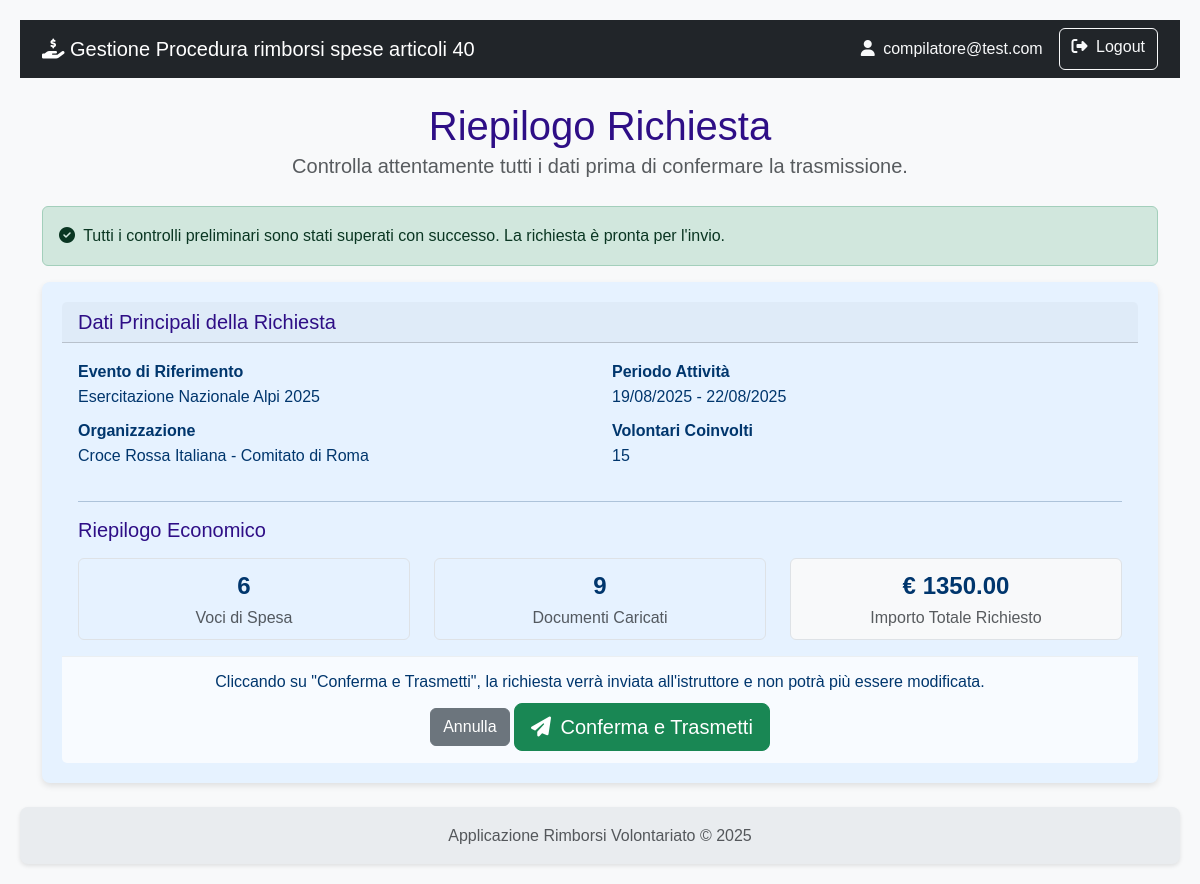
/richiesta/2/controllo (signed in), run on the app's committed database.
### rimborsi/models.py (models this page shows)
class User(db.Model, UserMixin):
    id = db.Column(db.Integer, primary_key=True)
    username = db.Column(db.String(80), nullable=False)
    email = db.Column(db.String(120), nullable=False)
    password_hash = db.Column(db.String(120), nullable=False)
    role = db.Column(db.String(20), nullable=False)
    organizzazioni = db.relationship('Organizzazione', secondary=associazione_utente_organizzazione, back_populates='utenti_compilatori')
    __table_args__ = (
        db.UniqueConstraint('username', name='uq_user_username'),
        db.UniqueConstraint('email', name='uq_user_email'),
    )

class Evento(db.Model):
    id = db.Column(db.Integer, primary_key=True)
    protocollo_attivazione = db.Column(db.String(50), unique=True)
    nome = db.Column(db.String(100), nullable=False)
    descrizione = db.Column(db.Text)
    tipologia = db.Column(db.String(1), nullable=False)
    data_inizio = db.Column(db.Date)
    data_fine = db.Column(db.Date)
    richieste = db.relationship('Richiesta', backref='evento', lazy=True)
    __table_args__ = (db.UniqueConstraint('protocollo_attivazione', name='uq_evento_protocollo_attivazione'),)

class Organizzazione(db.Model):
    id = db.Column(db.Integer, primary_key=True)
    nome = db.Column(db.String(150), nullable=False)
    acronimo = db.Column(db.String(20))
    codice_interno = db.Column(db.String(20)) # Rimosso unique=True
    indirizzo = db.Column(db.String(200))
    mezzi = db.relationship('MezzoAttrezzatura', backref='organizzazione', lazy=True)
    richieste = db.relationship('Richiesta', backref='organizzazione', lazy=True)
    utenti_compilatori = db.relationship('User', secondary=associazione_utente_organizzazione, back_populates='organizzazioni')
    __table_args__ = (db.UniqueConstraint('codice_interno', name='uq_organizzazione_codice_interno'),)

class Richiesta(db.Model):
    id = db.Column(db.Integer, primary_key=True)
    stato = db.Column(db.String(1), default='A', nullable=False)
    esito = db.Column(db.String(1))
    attivita_svolta = db.Column(db.Text)
    data_inizio_attivita = db.Column(db.Date)
    data_fine_attivita = db.Column(db.Date)
    numero_volontari_coinvolti = db.Column(db.Integer)
    data_creazione = db.Column(db.DateTime, default=datetime.utcnow)
    data_invio = db.Column(db.DateTime)
    protocollo_invio = db.Column(db.String(50), nullable=True)
    note_istruttoria = db.Column(db.Text, nullable=True)
    data_fine_istruttoria = db.Column(db.DateTime)
    protocollo_istruttoria = db.Column(db.String(50), nullable=True)
    evento_id = db.Column(db.Integer, db.ForeignKey('evento.id'), nullable=False)
    organizzazione_id = db.Column(db.Integer, db.ForeignKey('organizzazione.id'), nullable=False)
    impieghi = db.relationship('ImpiegoMezzoAttrezzatura', backref='richiesta', lazy=True, cascade="all, delete-orphan")
    spese = db.relationship('Spesa', backref='richiesta', lazy=True, cascade="all, delete-orphan")
    __table_args__ = (
        db.UniqueConstraint('protocollo_invio', name='uq_richiesta_protocollo_invio'),
        db.UniqueConstraint('protocollo_istruttoria', name='uq_richiesta_protocollo_istruttoria'),
    )

### rimborsi/richiesta/routes.py (the view)
@richiesta_bp.route('/<int:richiesta_id>/controllo')
@login_required
def controlla_richiesta(richiesta_id):
    richiesta = Richiesta.query.get_or_404(richiesta_id)
    if not richiesta.spese:
        flash('Errore: Impossibile trasmettere una richiesta senza spese.', 'danger')
        return redirect(url_for('richiesta.dettaglio_richiesta', richiesta_id=richiesta.id))
    for spesa in richiesta.spese:
        ha_giustificativo = any(doc.tipo_documento in ['A', 'B'] for doc in spesa.documenti)
        if not ha_giustificativo:
            flash(f"Errore: La spesa '{spesa.descrizione_spesa}' non ha uno scontrino o una fattura.", 'danger')
            return redirect(url_for('richiesta.dettaglio_richiesta', richiesta_id=richiesta.id))
    return render_template('richiesta/riepilogo_controllo.html', richiesta=richiesta)

### rimborsi/templates/richiesta/riepilogo_controllo.html (shortened to what this page needs)
{% extends 'base.html' %}
{% block content %}
    <div class="text-center mb-4">
        <h1 class="mb-0">Riepilogo Richiesta</h1>
        <p class="lead text-muted">Controlla attentamente tutti i dati prima di confermare la trasmissione.</p>
    </div>
    <div class="alert alert-success" role="alert">
        <i class="fas fa-check-circle me-1"></i> Tutti i controlli preliminari sono stati superati con successo. La richiesta è pronta per l'invio.
    </div>
    <div class="card shadow-sm">
        <div class="card-header">
            <h5 class="mb-0">Dati Principali della Richiesta</h5>
        </div>
        <div class="card-body">
            <div class="row">
                <div class="col-md-6">
                    <dl>
                        <dt>Evento di Riferimento</dt>
                        <dd>{{ richiesta.evento.nome }}</dd>
                        <dt>Organizzazione</dt>
                        <dd>{{ richiesta.organizzazione.nome }}</dd>
                    </dl>
                </div>
                <div class="col-md-6">
                    <dl>
                        <dt>Periodo Attività</dt>
                        <dd>{{ richiesta.data_inizio_attivita.strftime('%d/%m/%Y') }} - {{ richiesta.data_fine_attivita.strftime('%d/%m/%Y') }}</dd>
                        <dt>Volontari Coinvolti</dt>
                        <dd>{{ richiesta.numero_volontari_coinvolti or 'N/D' }}</dd>
                    </dl>
                </div>
            </div>
            <hr>
            <h5>Riepilogo Economico</h5>
            <div class="row text-center mt-3">
                <div class="col">
                    <div class="stat-box border rounded p-2">
                    <span class="fs-4 fw-bold">{{ richiesta.spese|length }}</span>
                    <br>
                    <span class="text-muted">Voci di Spesa</span>
                </div>
            </div>
            <div class="col">
                <div class="stat-box border rounded p-2">
                {% set totale_documenti = namespace(valore=0) %}
                {% for spesa in richiesta.spese %}
                {% set totale_documenti.valore = totale_documenti.valore + spesa.documenti|length %}
                {% endfor %}
                <span class="fs-4 fw-bold">{{ totale_documenti.valore }}</span>
                <br>
                <span class="text-muted">Documenti Caricati</span>
            </div>
        </div>
    <div class="col">
        <div class="stat-box border rounded p-2 bg-light">
            <span class="fs-4 fw-bold">&euro; {{ "%.2f"|format(richiesta.spese|sum(attribute='importo_richiesto')) }}</span>
            <br>
            <span class="text-muted">Importo Totale Richiesto</span>
        </div>
    </div>
</div>
    </div>
        <div class="card-footer text-center">
            <p class="mb-2">Cliccando su "Conferma e Trasmetti", la richiesta verrà inviata all'istruttore e non potrà più essere modificata.</p>
            <form action="{{ url_for('richiesta.trasmetti_richiesta', richiesta_id=richiesta.id) }}" method="POST">
                <a href="{{ url_for('richiesta.dettaglio_richiesta', richiesta_id=richiesta.id) }}" class="btn btn-secondary">Annulla</a>
                <button type="submit" class="btn btn-success btn-lg">
                    <i class="fas fa-paper-plane me-1"></i> Conferma e Trasmetti
                </button>
            </form>
        </div>
    </div>
{% endblock %}

### rimborsi/templates/base.html (shortened to what this page needs)
<!doctype html>
<html lang="it" class="h-100">
<head>
    <link href="https://cdn.jsdelivr.net/npm/bootstrap@5.3.3/dist/css/bootstrap.min.css" rel="stylesheet" xintegrity="sha384-QWTKZyjpPEjISv5WaRU9OFeRpok6YctnYmDr5pNlyT2bRjXh0JMhjY6hW+ALEwIH">
    <link rel="stylesheet" href="https://cdnjs.cloudflare.com/ajax/libs/font-awesome/6.5.2/css/all.min.css" xintegrity="sha512-SnH5WK+bZxgPHs44uWIX+LLJAJ9/2PkPKZ5QiAj6Ta86w+fsb2TkcmfRyVX3pBnMFcV7oQPJkl9QevSCWr3W6A==" />
    <link rel="stylesheet" href="{{ url_for('static', filename='css/styles.css') }}">
</head>
<body>
    <nav class="navbar navbar-expand-lg navbar-dark bg-dark">
        <div class="container">
            <a class="navbar-brand" href="{{ url_for('auth.index') }}">
                <i class="fas fa-hand-holding-dollar"></i>
                Gestione Procedura rimborsi spese articoli 40
            </a>
            <div class="collapse navbar-collapse" id="navbarNav">
                <div class="d-flex ms-auto">
                    {% if current_user.is_authenticated %}
                        <span class="navbar-text me-3 text-light">
                            <i class="fas fa-user me-1"></i> {{ current_user.email }}
                        </span>
                        <a href="{{ url_for('auth.logout') }}" class="btn btn-outline-light">
                            <i class="fas fa-sign-out-alt me-1"></i> Logout
                        </a>
                    {% else %}
                        <a href="{{ url_for('auth.registrati') }}" class="btn btn-outline-light me-2">Registrati</a>
                        <a href="{{ url_for('auth.login') }}" class="btn btn-outline-light">Login</a>
                    {% endif %}
                </div>
            </div>
        </div>
    </nav>
    <main class="container my-4">
        {% block content %}{% endblock %}
    </main>
    <footer class="footer mt-auto py-3">
        <div class="container text-center">
            <span class="text-muted">Applicazione Rimborsi Volontariato &copy; 2025</span>
        </div>
    </footer>
</body>
</html>

### rimborsi/static/css/styles.css (style rules this page uses)
:root { --color-primary: #2e0e86; --color-primary-hover: #142fca; --color-text-light: #ffffff; --color-card-bg: #e6f2ff; --color-card-text: #00366d; --color-bg: #f4f4f4; --color-text-dark: #333; --color-link: #0055a4; --border-radius: 8px; --box-shadow: 0 2px 4px rgba(0, 0, 0, 0.1); --box-shadow-card: 0 3px 6px rgba(0, 0, 0, 0.1); --transition-standard: all 0.3s ease; }
body { font-family: Arial, sans-serif; background-color: var(--color-bg); color: var(--color-text-dark); margin: 0; padding: 20px; line-height: 1.6; }
h1, h2, h3, h4, h5, h6 { color: var(--color-primary); margin-top: 0; }
a { color: var(--color-link); text-decoration: none; }
.card { flex: 1; background-color: var(--color-card-bg); color: var(--color-card-text); border-radius: var(--border-radius); padding: 20px; box-shadow: var(--box-shadow-card); transition: transform 0.2s ease-in-out; border: none; }
.card-footer { background-color: rgba(255, 255, 255, 0.7) !important; border-top: 1px solid rgba(0, 0, 0, 0.05); padding: 0.75rem 1.25rem; border-radius: 0 0 var(--border-radius) var(--border-radius); }
.shadow-sm { box-shadow: var(--box-shadow-card) !important; }
.text-center { text-align: center; }
.footer { display: flex; justify-content: left; gap: 20px; background-color: var(--color-primary); padding: 15px 20px; border-radius: var(--border-radius); margin-top: 20px; box-shadow: var(--box-shadow); }

### rimborsi/templates/base.html (style rules this page uses)
body { display: flex; flex-direction: column; min-height: 100vh; background-color: #f8f9fa; }
main { flex: 1; }
.footer { background-color: #e9ecef; }

### data on the page
User: email "compilatore@test.com"
Evento: evento.nome "Esercitazione Nazionale Alpi 2025"
Organizzazione: organizzazione.nome "Croce Rossa Italiana - Comitato di Roma"
Richiesta: data_inizio_attivita "19/08/2025", data_fine_attivita "22/08/2025", numero_volontari_coinvolti "15"

### other printed values
{{ richiesta.spese|length }} "6"
{{ totale_documenti.valore }} "9"
{{ "%.2f"|format(richiesta.spese|sum(attribute='importo_richiesto')) }} "1350.00"
